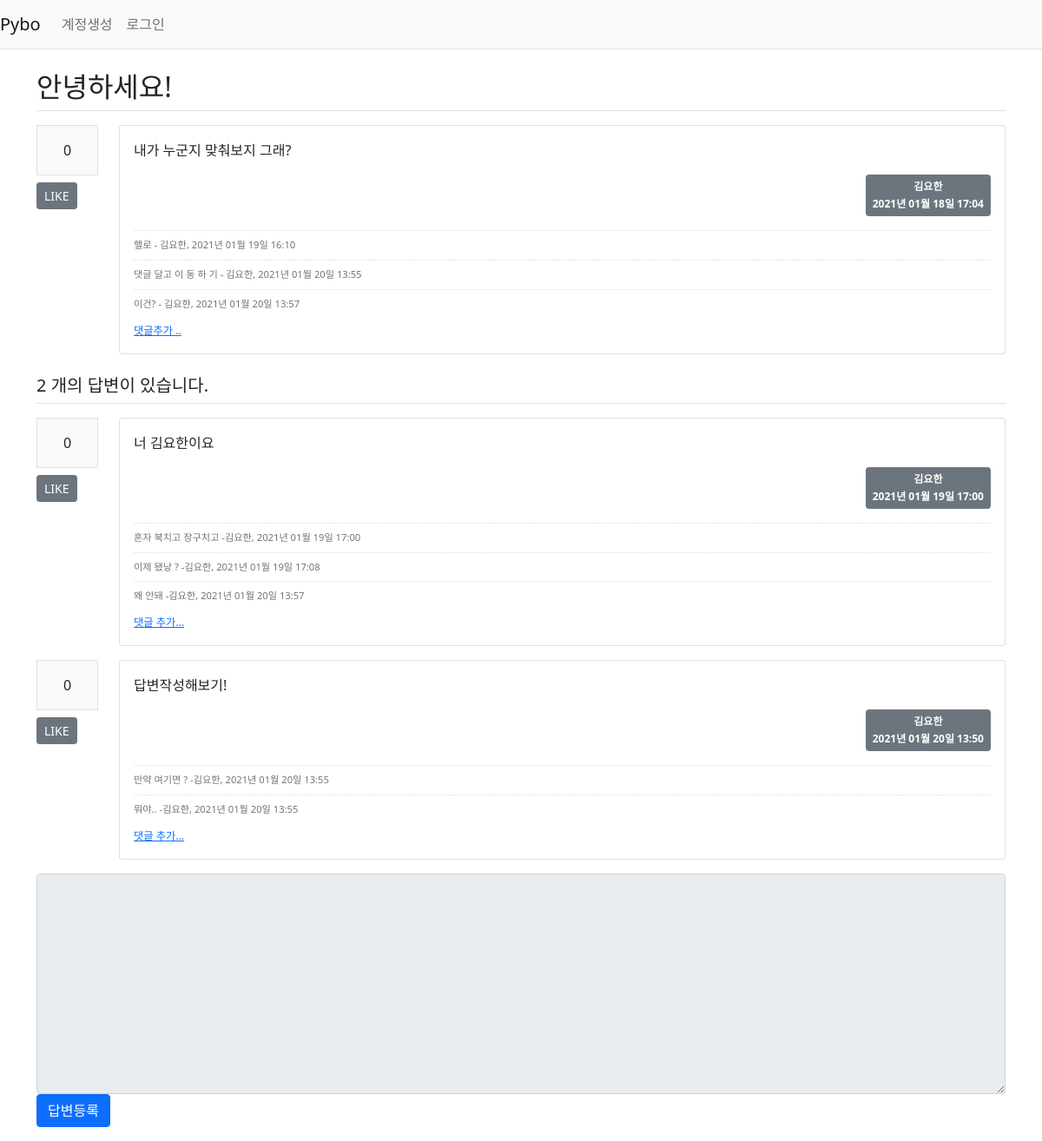
Screenshot of /question/detail/305/ with the database file from the repository.
### pybo/models.py (models this page shows)
class Question(db.Model):
    id = db.Column(db.Integer, primary_key=True)
    subject = db.Column(db.String(200), nullable=False)
    content = db.Column(db.Text(), nullable=False) # 글자수 제한없음 Text
    create_date = db.Column(db.DateTime(), nullable=False)
    user_id = db.Column(db.Integer, db.ForeignKey(
        'user.id', ondelete='CASCADE'), nullable=False) # server_default='1')
    user = db.relationship('User', backref=db.backref('question_set'))
    modify_date = db.Column(db.DateTime(), nullable=True)
    voter = db.relationship('User', secondary=question_voter, backref=db.backref('question_voter_set'))

class User(db.Model):
    id = db.Column(db.Integer, primary_key=True)
    username = db.Column(db.String(150), unique=True, nullable=False)
    password = db.Column(db.String(200), nullable=False)
    email = db.Column(db.String(120), unique=True, nullable=False)

class Comment(db.Model):
    id = db.Column(db.Integer, primary_key=True)
    user_id = db.Column(db.Integer, db.ForeignKey(
        'user.id', ondelete='CASCADE'), nullable=False)
    user = db.relationship('User', backref=db.backref('comment_set'))
    content = db.Column(db.Text(), nullable=False)
    create_date = db.Column(db.DateTime(), nullable=False)
    modify_date = db.Column(db.DateTime())
    question_id = db.Column(db.Integer, db.ForeignKey(
        'question.id', ondelete='CASCADE'), nullable=True)
    question = db.relationship('Question', backref=db.backref('comment_set'))
    answer_id = db.Column(db.Integer, db.ForeignKey(
        'answer.id', ondelete='CASCADE'), nullable=True)
    answer = db.relationship('Answer', backref=db.backref('comment_set'))

class Answer(db.Model):
    id = db.Column(db.Integer, primary_key=True )
    question_id = db.Column(db.Integer, db.ForeignKey('question.id', ondelete='CASCADE'))
    question = db.relationship('Question', backref=db.backref('answer_set', ))
    content = db.Column(db.Text(), nullable=False)
    create_date = db.Column(db.DateTime(), nullable=False)
    user_id = db.Column(db.Integer, db.ForeignKey(
        'user.id', ondelete='CASCADE'), nullable=False)
    user = db.relationship('User', backref=db.backref('answer_set'))
    modify_date = db.Column(db.DateTime(), nullable=True)
    voter = db.relationship('User', secondary=answer_voter, backref=db.backref('answer_voter_set'))

### pybo/views/question_views.py (the view)
@bp.route('/detail/<int:question_id>/')
def detail(question_id):
    form = AnswerForm()
    question = Question.query.get_or_404(question_id)
    return render_template('questions/question_detail.html', question=question, form=form)

### pybo/forms.py
class AnswerForm(FlaskForm):
    content = TextAreaField('내용', validators=[DataRequired(' 내용은 필수 입력 항목입니다. ')])

### pybo/filter.py (called while the page is built)
def format_datetime(value, fmt='%Y년 %m월 %d일 %H:%M'):
    return value.strftime(fmt)

### pybo/views/auth_views.py (called while the page is built)
@bp.before_app_request
def load_logged_in_user():
    user_id = session.get('user_id')
    if user_id is None:
        g.user = None
    else:
        g.user = User.query.get(user_id)

### pybo/templates/questions/question_detail.html (shortened to what this page needs)
{% extends 'base.html' %}
{% block content %}
<div class="container my-3">
    <h2 class="border-bottom py-2">{{ question.subject }}</h2>
    <div class="row my-3">
        <div class="col-1">
            <div class="bg-light text-center p-3 border font-weight-bolder mb-1">
                {{ question.voter|length }} </div>
            <a href="#" data-uri="{{ url_for('vote.question', question_id=question.id) }}"
                class="recommend btn btn-sm btn-secondary btn-block my-1"> LIKE </a>
        </div>
        <div class="col-11">
            <div class="card">
                <div class="card-body">
                    <div class="card-text">{{ question.content|markdown }}</div>
                        <div class="d-flex justify-content-end">
                            <span class="badge bg-secondary p-2 text-left">
                                <div class="mb-2">{{ question.user.username }}</div>
                                <div>{{ question.create_date|datetime }}</div>
                            </span>
                        </div>
                        {% if question.comment_set|length > 0 %}
                        <div class="mt-3">
                            {% for comment in question.comment_set %}
                                <div class="comment py-2 text-muted">
                                    <span style="white-space: pre-line;">{{ comment.content }}</span>
                                    <span>
                                        - {{ comment.user.username }}, {{ comment.create_date|datetime }}
                                    </span>
                                </div>
                                {% endfor %}
                                </div>
                                {% endif %}
                                <div>
                                    <a href="{{ url_for('comment.create_question',
                                    question_id=question.id) }}" class="small"><small>댓글추가 ..</small></a>
                                </div>
                    </div>
                </div>
            </div>
        </div>
        <h5 class="border-bottom my-3 py-2">{{ question.answer_set|length }} 개의 답변이 있습니다.</h5>
        {% for answer in question.answer_set %}
        <div class="row my-3">
            <div class="col-1">
                <div class="bg-light text-center p-3 border font-weight-bolder mb-1">
                    {{ answer.voter|length }}
                </div>
                <a href="#" data-uri="{{ url_for('vote.answer', answer_id=answer.id) }}"
                class="recommend btn btn-sm btn-secondary btn-block my-1">LIKE</a>
            </div>
            <div class="col-11">
                <div class="card">
                    <div class="card-body">
                        <div class="card-text">{{ answer.content|markdown }}</div>
                            <div class="d-flex justify-content-end">
                                <span class="badge bg-secondary p-2 text-left">
                                    <div class="mb-2">{{ answer.user.username }}</div>
                                    <div>{{ answer.create_date|datetime }}</div>
                                </span>
                            </div>
                    {% if answer.comment_set|length > 0 %}
                    <div class="mt-3">
                        {% for comment in answer.comment_set %}
                            <div class="comment py-2 text-muted">
                                <span style="white-space:pre-line;">{{ comment.content }}</span>
                                <span>
                                    -{{ comment.user.username}}, {{ comment.create_date|datetime }}
                                </span>
                            </div>
                        {% endfor %}
                    </div>
                    {% endif %}
                    <div>
                        <a href="{{ url_for('comment.create_answer', answer_id=answer.id)}}"
                        class="small"><small>댓글 추가...</small></a>
                    </div>
                    </div>
                </div>
            </div>
        </div>
    {% endfor %}
    <form action="{{ url_for('answer.create', question_id=question.id) }}" method="post" class="my-3">
        <div class="form-group">
            <textarea {% if not g.user %}disabled{% endif %} name="content" id="content" class="form-control" rows="10" ></textarea>
        </div>
        <input type="submit" value="답변등록" class="btn btn-primary">
    </form>
</div>
{% endblock %}

### pybo/static/style.css (style rules this page uses)
.comment { border-top:dotted 1px #ddd; font-size:0.7em; }

### rows the page displays
Question: subject "안녕하세요!", content "내가 누군지 맞춰보지 그래?", create_date "2021년 01월 18일 17:04"
User: user.username "김요한"
Comment: content "핼로", user.username "김요한", create_date "2021년 01월 19일 16:10"
Comment: content "댓글 달고 이 동 하 기", user.username "김요한", create_date "2021년 01월 20일 13:55"
Comment: content "이건?", user.username "김요한", create_date "2021년 01월 20일 13:57"
Answer: voter|length "0", content "너 김요한이요", user.username "김요한", create_date "2021년 01월 19일 17:00"
Comment: content "혼자 북치고 장구치고", user.username "김요한", create_date "2021년 01월 19일 17:00"
Comment: content "이제 됐낭 ?", user.username "김요한", create_date "2021년 01월 19일 17:08"
Comment: content "왜 안돼", user.username "김요한", create_date "2021년 01월 20일 13:57"
Answer: voter|length "0", content "답변작성해보기!", user.username "김요한", create_date "2021년 01월 20일 13:50"
Comment: content "만약 여기면 ?", user.username "김요한", create_date "2021년 01월 20일 13:55"
Comment: content "뭐야..", user.username "김요한", create_date "2021년 01월 20일 13:55"

### other values shown
{{ question.voter|length }} "0"
{{ question.answer_set|length }} "2"
